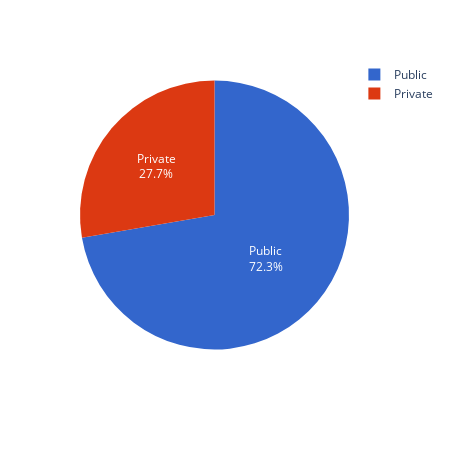

Write notebook code for a chart like this one.
### Code cell
fig = _plot_pie(collection_by_private, "count", "private", text_inside=True)
fig.write_html(
    op.join(fig_dir, "02_collections_private.html"), full_html=True, include_plotlyjs=True
)
fig.write_image(op.join(fig_dir, "02_collections_private.png"), scale=6)
fig.show()

### Figure 1 — Plotly figure (JSON) as saved in the notebook; plotly's stock layout.template omitted (floating-point values rounded to 4 significant figures)
{"data": [{"domain": {"x": [0, 1], "y": [0, 1]}, "hovertemplate": "private=%{label}<br>count=%{value}<extra></extra>", "labels": ["Public", "Private"], "legendgroup": "", "name": "", "showlegend": true, "textinfo": "percent+label", "textposition": "inside", "type": "pie", "values": [4251, 1630]}], "layout": {"height": 450, "legend": {"tracegroupgap": 0}, "margin": {"t": 60}, "piecolorway": ["#3366CC", "#DC3912"], "width": 450}}
